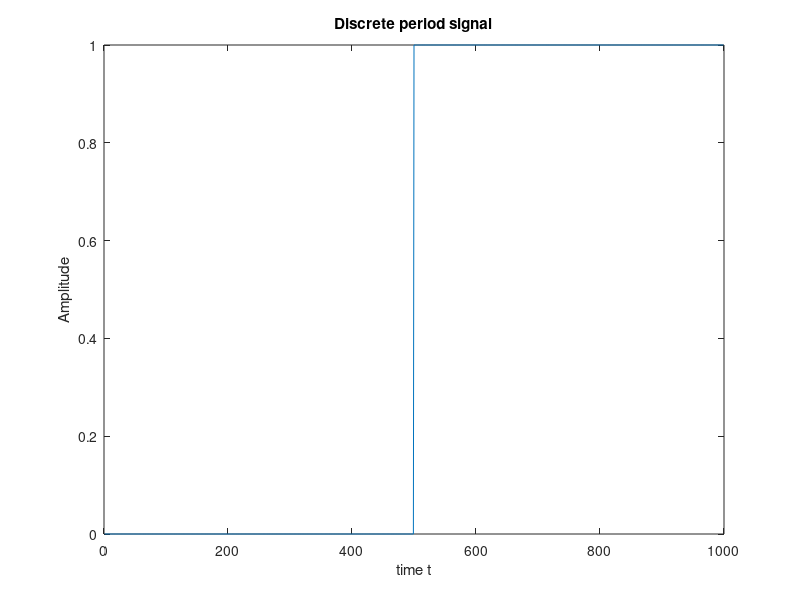
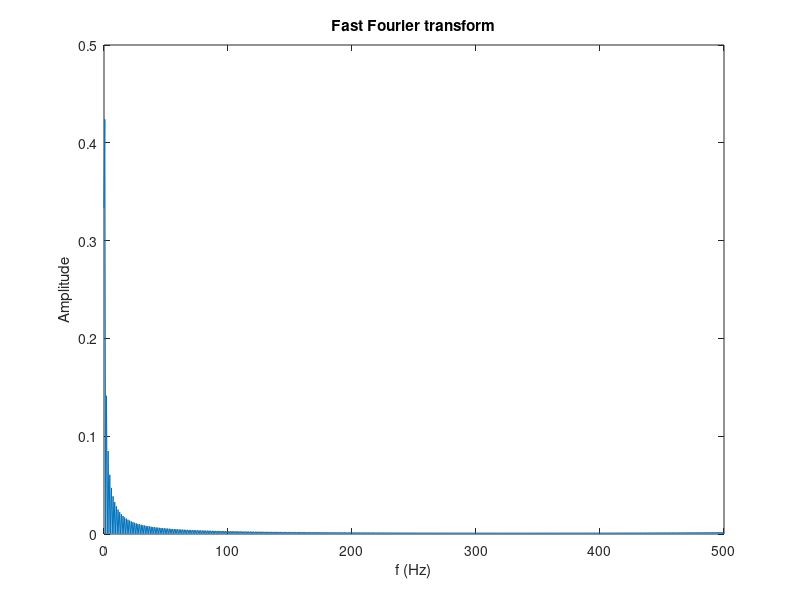

The MATLAB script that drew these images, in order: (Note: this script raises an error after producing the figures.)
%% 1 a)
clc
clear all
Fs = 1000;
T = 1/Fs;
L = 1000;
t = (0:L-1)*T;
x =  2  + 3*cos(500*pi*t) + 2* cos(1000*pi*t) + 3*sin(2000 * pi * t);
figure(1)
plot(t,x);
title('Continous period signal')
xlabel('time t')
ylabel('Amplitude')

% 1 b)
Y = fft(x); 
P2 = abs(Y/L);
P1 = P2(1:L/2+1);
P1(2:end-1) = 2*P1(2:end-1);
f = Fs*(0:(L/2))/L;
figure(2)
plot(f,P1) 
title('Fast Fourier transform')
xlabel('f (Hz)')
ylabel('Amplitude')


%%
% 2a
clc
clear all
for i = 1:999
    if i > 499
        x(i) = 1;
    else
        x(i) = 0;
    end     
end

t = 1:999;
figure(1)
plot(t,x)
title('Discrete period signal')
xlabel('time t')
ylabel('Amplitude')

%2b
Fs = 1000;
L = 1500;
Y = fft(x); 
P2 = abs(Y/L);
P1 = P2(1:L/2+1);
P1(2:end-1) = 2*P1(2:end-1);
f = Fs*(0:(L/2))/L;
figure(2)
plot(f,P1) 
title('Fast Fourier transform')
xlabel('f (Hz)')
ylabel('Amplitude')
half_power = powerbw(Y);
high_freq = max(P1);
low_freq = min(P1);

%%
%3a
clc
clear all
for i = 1:499
    x(i) = 20;
end
t = 1:499;
x_n = x + randn(size(t));

figure(1)
plot(t,x)
hold on
plot(t,x_n)
xlabel('Time');
ylabel('Amplitude');
title('normal distributed noise added to a signal');
hold off

gk3 = [0.27901,0.44198,0.27901];
m=length(x_n);
n=length(gk3);
X=[x_n,zeros(1,n)];
H=[gk3,zeros(1,m)];
for i=1:n+m-1
    Y(i)=0;
    for k=1:m
        if(i-k+1>0)
            Y(i)= Y(i) + X(k)*H(i-k+1);
        end
    end
end
figure(2);
plot(t,x_n);
hold on
plot(Y);
xlabel('Time');
ylabel('Amplitude');
title('gaussian kernel window size 3');
hold off

gk11 = [0.000003 0.000229 0.005977 0.060598 0.24173	0.382925 0.24173 0.060598 0.005977 0.000229 0.000003];
m=length(x_n);
n=length(gk11);
X=[x_n,zeros(1,n)];
H=[gk11,zeros(1,m)];
for i=1:n+m-1
    Y1(i)=0;
    for k=1:m
        if(i-k+1>0)
            Y1(i)= Y1(i) + X(k)*H(i-k+1);
        end
    end
end
figure(3);
plot(t,x_n);
hold on
plot(Y1);
xlabel('Time');
ylabel('Amplitude');
title('gaussian kernel window size 11');
hold off
